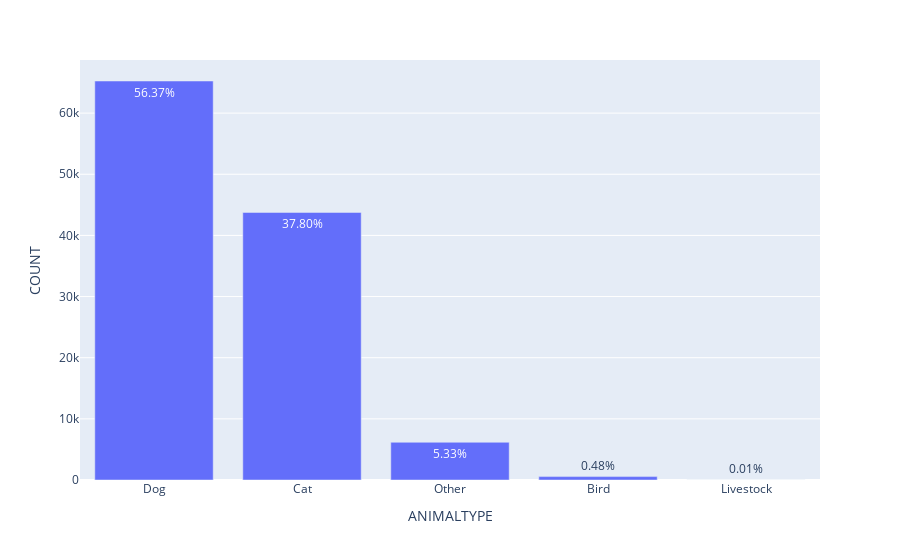

Notebook source saved alongside this figure:
### Markdown cell above
# Exploring Animal Type

### Code cell
##############################################################
# Exploring Animal Type in the IntakeData
##############################################################
# Comments 
# --------
# Predominantly the data is skeweed towards dogs with almost 70K records 
# probably analysis could be restricted to dogs only (or even add cats)
##############################################################
animalcounts = dfAnimals.ANIMALTYPE.value_counts()
animalcounts = animalcounts.reset_index()
animalcounts.columns = ["ANIMALTYPE","COUNT"]
animalcounts['PCT'] = np.round(100.0*animalcounts['COUNT']/animalcounts['COUNT'].sum(),2)
fig = px.bar(animalcounts, x='ANIMALTYPE', y='COUNT', text=animalcounts['PCT'].apply(lambda x: '{0:1.2f}%'.format(x)))
fig.show()

animalcounts

### Figure 1 — Plotly figure (JSON) as saved in the notebook; plotly's stock layout.template omitted (floating-point values rounded to 4 significant figures)
{"data": [{"alignmentgroup": "True", "hovertemplate": "ANIMALTYPE=%{x}<br>COUNT=%{y}<br>text=%{text}<extra></extra>", "legendgroup": "", "marker": {"color": "#636efa", "pattern": {"shape": ""}}, "name": "", "offsetgroup": "", "orientation": "v", "showlegend": false, "text": ["56.37%", "37.80%", "5.33%", "0.48%", "0.01%"], "textposition": "auto", "type": "bar", "x": ["Dog", "Cat", "Other", "Bird", "Livestock"], "xaxis": "x", "y": [65251, 43754, 6171, 553, 17], "yaxis": "y"}], "layout": {"barmode": "relative", "legend": {"tracegroupgap": 0}, "margin": {"t": 60}, "xaxis": {"anchor": "y", "domain": [0, 1], "title": {"text": "ANIMALTYPE"}}, "yaxis": {"anchor": "x", "domain": [0, 1], "title": {"text": "COUNT"}}}}
